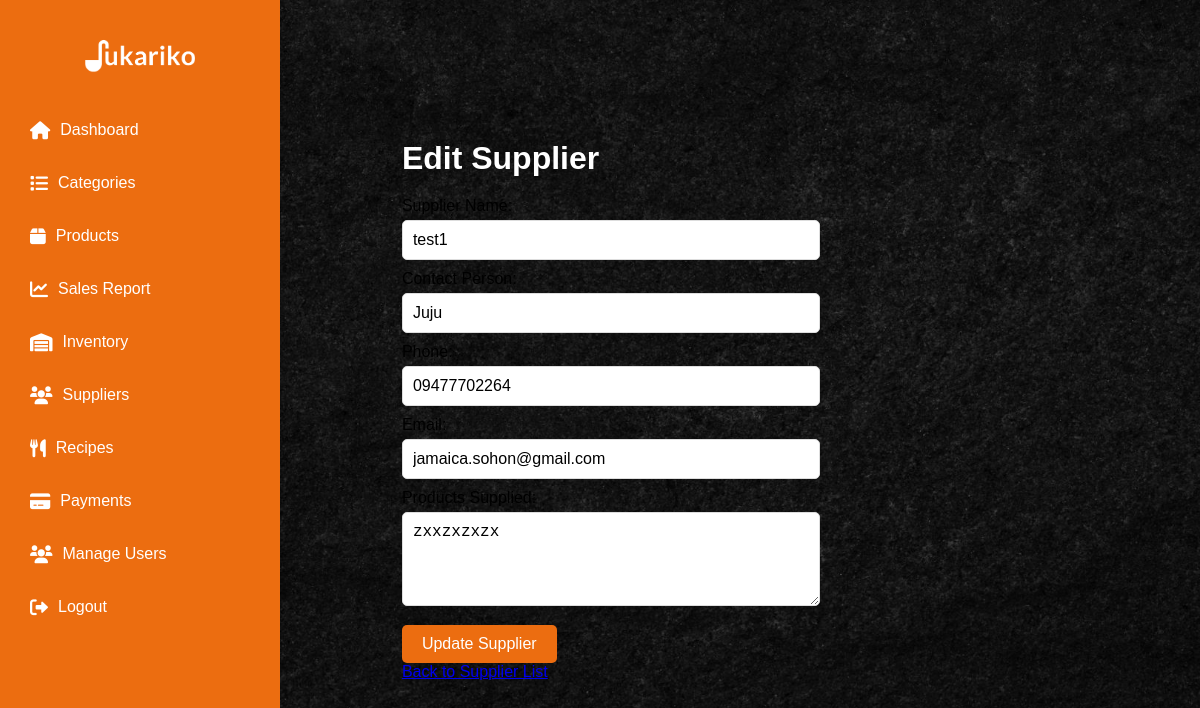
The page /Super_Admin/edit_supplier.php?id=3 (signed in) on the database its author committed.
### tables this page shows
CREATE TABLE `suppliers` (
  `id` int(11) NOT NULL,
  `name` varchar(255) NOT NULL,
  `contact_person` varchar(255) NOT NULL,
  `phone` varchar(20) NOT NULL,
  `email` varchar(255) NOT NULL,
  `products_supplied` text DEFAULT NULL,
  `status` enum('active','inactive') NOT NULL,
  `created_at` timestamp NOT NULL DEFAULT current_timestamp()
);

### Super_Admin/edit_supplier.php (the view, shortened to what this page needs)
<?php
require __DIR__ . '/../db.php';
if (isset($_GET['id']) && is_numeric($_GET['id'])) {
    $supplier_id = $_GET['id'];
    try {
        $stmt = $pdo->prepare("SELECT * FROM suppliers WHERE id = :id");
        $stmt->bindParam(':id', $supplier_id, PDO::PARAM_INT);
        $stmt->execute();
        $supplier = $stmt->fetch(PDO::FETCH_ASSOC);
    } catch (PDOException $e) {
        die("Database error: " . $e->getMessage());
    }
} else {
    echo "Invalid supplier ID.";
    exit();
}
?>
<!DOCTYPE html>
<html lang="en">
<head>
    <link rel="stylesheet" href="https://cdnjs.cloudflare.com/ajax/libs/font-awesome/6.0.0/css/all.min.css">
</head>
<body>
    <div class="sidebar">
        <h2>
            <img src="../imgmain/logo1.1.png" alt="image">
        </h2>
        <ul>
            <li><a href="super_admin_dashboard.php" class="active"><i class="fas fa-home"></i> Dashboard</a></li>
            <li><a href="categories.php"><i class="fas fa-list"></i> Categories</a></li>
            <li><a href="products.php"><i class="fas fa-box"></i> Products</a></li>
            <li><a href="sales_report.php"><i class="fas fa-chart-line"></i> Sales Report</a></li>
            <li><a href="view_inventory.php"><i class="fas fa-warehouse"></i> Inventory</a></li>
            <li><a href="suppliers.php"><i class="fas fa-users"></i> Suppliers</a></li>
            <li><a href="view_recipes.php"><i class="fas fa-utensils"></i> Recipes</a></li>
            <li><a href="payments.php"><i class="fas fa-credit-card"></i> Payments</a></li>
            <li><a href="users.php"><i class="fas fa-users"></i> Manage Users</a></li>
            <li><a href="/POS/logout.php"><i class="fas fa-sign-out-alt"></i> Logout</a></li>
        </ul>
    </div>
    <div class="main-content">
        <h1>Edit Supplier</h1>
        <form action="edit_supplier.php?id=<?= htmlspecialchars($supplier_id); ?>" method="POST">
            <label for="name">Supplier Name:</label>
            <input type="text" name="name" id="name" value="<?= htmlspecialchars($supplier['name']); ?>" required>
            <label for="contact_person">Contact Person:</label>
            <input type="text" name="contact_person" id="contact_person" value="<?= htmlspecialchars($supplier['contact_person']); ?>" required>
            <label for="phone">Phone:</label>
            <input type="tel" name="phone" id="phone" value="<?= htmlspecialchars($supplier['phone']); ?>" required>
            <label for="email">Email:</label>
            <input type="email" name="email" id="email" value="<?= htmlspecialchars($supplier['email']); ?>" required>
            <label for="products_supplied">Products Supplied:</label>
            <textarea name="products_supplied" id="products_supplied" rows="4" required><?= htmlspecialchars($supplier['products_supplied']); ?></textarea>
            <button type="submit">Update Supplier</button>
        </form>
        <a href="suppliers.php" class="btn back-btn">Back to Supplier List</a>
    </div>
</body>
</html>

### Super_Admin/edit_supplier.php (style rules this page uses)
body { font-family: Arial, sans-serif; margin: 0; padding: 0; background: url('../indexpic/preview.jpg') no-repeat center center fixed; background-size: cover; display: flex; min-height: 100vh; flex-direction: column; }
.sidebar { width: 250px; background-color: #EC6D10; padding: 15px; color: white; box-shadow: 2px 0 5px rgba(0, 0, 0, 0.1); position: fixed; height: 100%; }
.sidebar h2 { text-align: center; margin-bottom: 30px; }
.sidebar h2 img { height: 40px; width: auto; }
.sidebar ul { list-style: none; padding: 0; margin: 0; }
.sidebar ul li { margin-bottom: 15px; }
.sidebar ul li a { color: white; text-decoration: none; font-size: 16px; display: flex; align-items: center; padding: 10px 15px; border-radius: 5px; transition: all 0.3s ease; }
.sidebar ul li a i { margin-right: 10px; font-size: 18px; }
.main-content { max-width: 600px; margin: auto; padding: 20px; border-radius: 8px; }
h1 { color: white; margin-bottom: 20px; }
label { display: block; margin-top: 10px; font-size: 16px; }
input[type="text"], input[type="email"], input[type="tel"], textarea, select { width: 100%; padding: 10px; margin-top: 5px; border-radius: 5px; border: 1px solid #ddd; font-size: 16px; }
button { background-color: #EC6D10; color: white; padding: 10px 20px; border: none; border-radius: 5px; margin-top: 15px; font-size: 16px; cursor: pointer; }

### rows shown on the page
suppliers: name "test1", contact_person "Juju", phone "09477702264", email "jamaica.sohon@gmail.com", products_supplied "zxxzxzxzx"
